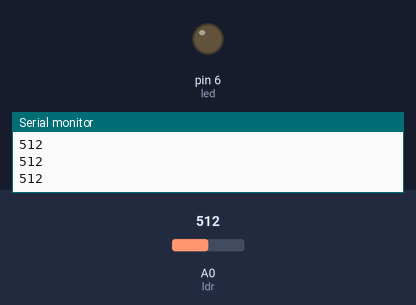
Bench run of a sketch on a simulated Arduino Uno, built with avr-gcc and run on an emulated ATmega328P. Shown: output pins drawn as LEDs (lit = HIGH), the last lines printed to the serial monitor. The test bench sets the inputs (shaded band); at power-on: A0 (ldr) = 512.

Above: at 1.2 s.
1.3 s: A0 (ldr) set to 268
2.8 s: A0 (ldr) set to 234
At 3.6 s:
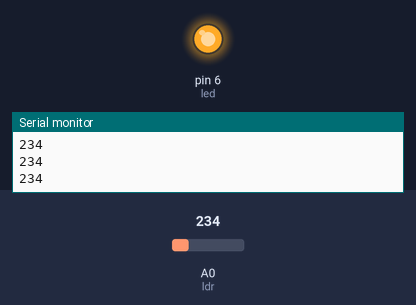
4.3 s: A0 (ldr) set to 260
At 4.9 s:
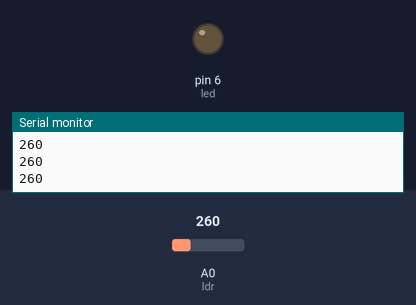
5.8 s: A0 (ldr) set to 240
At 6.2 s:
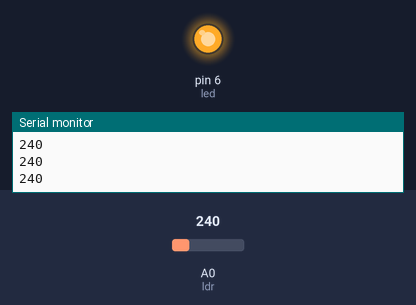
Timing chart, 0 to 8.3 s (numbered marks = the images above; inputs shaded):
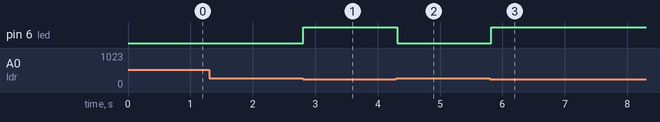

Measured:
- the behaviour switches between 250 and 249 on A0 (ldr) (found by bisection; images 0 and 1)
- after the input at 2.8 s, pin 6 (led): LOW → HIGH at once
- after the input at 4.3 s, pin 6 (led): HIGH → LOW at once
- after the input at 5.8 s, pin 6 (led): LOW → HIGH at once

The sketch:

Aula13.ino
```cpp
#define ldr A0
#define led 6

int vldr = 0;

void setup()
{
	pinMode(ldr, INPUT);
	pinMode(led, OUTPUT);

	Serial.begin(9600);
}

void loop()
{
	vldr = analogRead(ldr);
  	Serial.println(vldr);

  	if(vldr < 250)
    	digitalWrite(led,HIGH);
    else
		digitalWrite(led,LOW);

  	delay(100);
}
```
